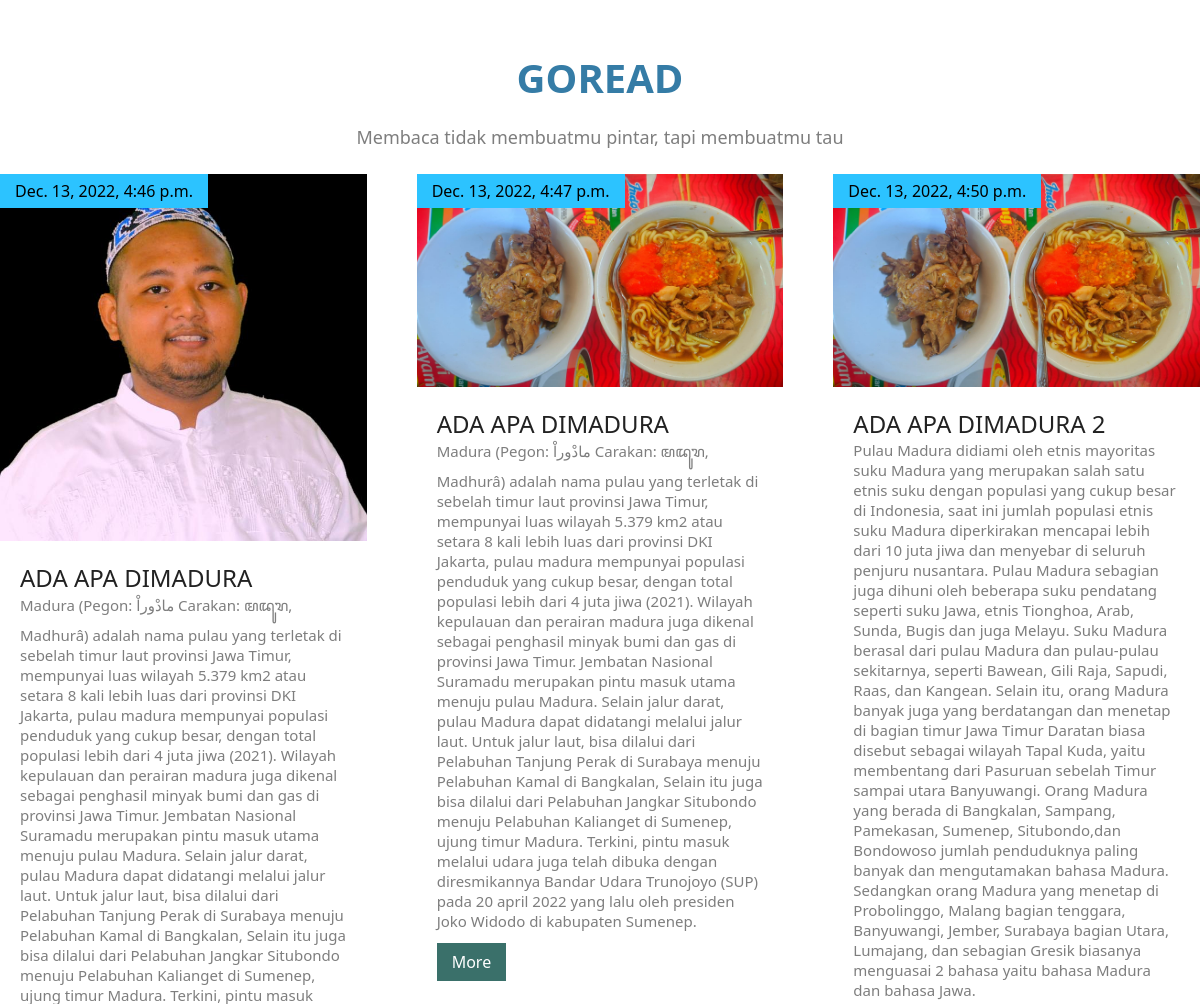
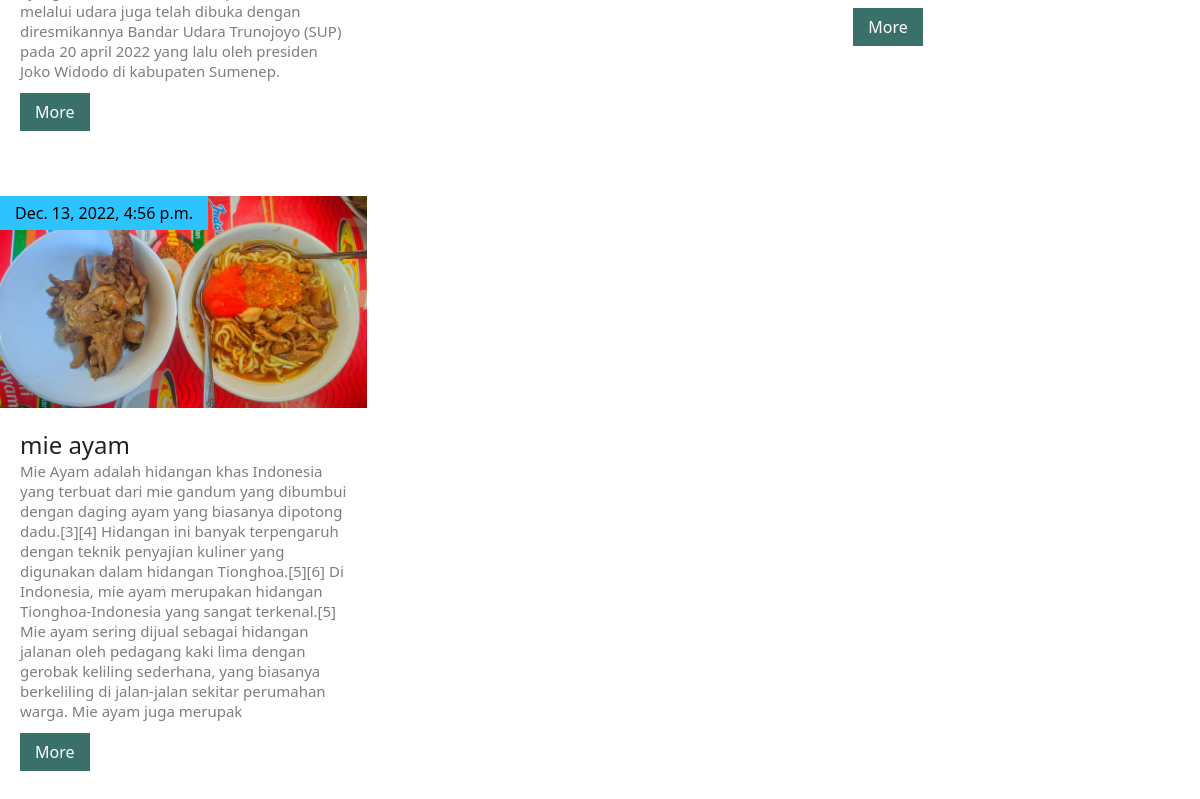
The page / on the database its author committed (2 pictures, top to bottom).
### upload/models.py (models this page shows, shortened)
class Upload(models.Model):
    judul = models.CharField(max_length=200)
    konten = models.TextField()
    image = models.ImageField(null=True, blank=True, upload_to='images')
    date = models.DateTimeField()

### upload/views.py (the view)
# urls.py: path('',index, name='index'),
def index(request):
    posting = Upload.objects.all()
    return render(request, 'upload/index.html', {'posting':posting} )

### templates/upload/index.html
{% extends 'base.html' %}
{% block content %}
<div class="cards">
  {% for posting in posting %}
    <div class="card">
      <div class="image-section">
        <img src="{{ posting.image.url }}" alt="my image">
      </div>
      <div class="contect">
        <h4>{{ posting.judul }}</h4>
        <p>{{ posting.konten }}</p>
        <a href="">More</a>
      </div>
      <div class="posted-date">
        <p>{{ posting.date }}</p>
      </div>
    </div>
  {% endfor %}
</div>
{% endblock %}

### templates/base.html (shortened to what this page needs)
{% load static %}
<!DOCTYPE html>
<html lang="en">
<head>
  <link rel="stylesheet" href="{% static 'css/style.css' %}">
</head>
<body>
  <div class="container">
    <div class="blog-section">
      <div class="title">
        <h2>GoRead</h2>
        <p>Membaca tidak membuatmu pintar, tapi membuatmu tau</p>
      </div>
    </div>
  </div>
{% block content %}
{% endblock %}
</body>
</html>

### static/css/style.css (style rules this page uses)
* { margin: 0px; padding: 0px; box-sizing: border-box; font-family: system-ui, -apple-system, BlinkMacSystemFont, 'Segoe UI', Roboto, Oxygen, Ubuntu, Cantarell, 'Open Sans', 'Helvetica Neue', sans-serif; }
.container { width: 100%; }
.blog-section { width: 85%; margin: 20px auto; }
.blog-section .title { width: 60%; text-align: center; margin: auto; }
.blog-section .title h2 { font-size: 40px; color: #357ca6; text-transform: uppercase; margin-top: 50px; }
.blog-section .title p { font-size: 18px; color: #7e7e7e; margin-top: 20px; }
.cards { display: grid; grid-template-columns: repeat(3,1fr); grid-gap: 50px; margin: 25px auto; }
.cards .card { width: 100%; position: relative; }
.image-section img { width: 100%; height: auto; }
.contect { padding: 15px 20px; }
.contect h4 { font-size: 24px; color: #222; font-weight: 500; }
.contect p { color: #7e7e7e; font-size: 15px; }
.contect a { text-decoration: none; color: #fff; margin-top: 12px; display: inline-block; background-color: #3a706a; padding: 8px 15px; }
.card .posted-date { position: absolute; top: 0; left: 0; display: inline-block; background-color: rgb(44, 195, 255); padding: 6px 15px; }

### rows shown on the page
Upload: image (picture), judul "ADA APA DIMADURA", konten "Madura (Pegon: مادْوراْ Carakan: ꦩꦢꦸꦫ, Madhurâ) adalah nama pulau yang terletak di sebelah timur laut provinsi Jawa Timur, mempunyai luas wilayah 5.379 km2 atau setara 8 kali lebih luas dari provinsi DKI Jakarta, pulau madura mempunyai populasi penduduk yang cukup besar, dengan total populasi lebih dari 4 juta jiwa (2021). Wilayah kepulauan dan perairan madura juga dikenal sebagai penghasil minyak bumi dan gas di provinsi Jawa Timur. Jembatan Nasional Suramadu merupakan pintu masuk utama menuju pulau Madura. Selain jalur darat, pulau Madura dapat didatangi melalui jalur laut. Untuk jalur laut, bisa dilalui dari Pelabuhan Tanjung Perak di Surabaya menuju Pelabuhan Kamal di Bangkalan, Selain…", date "Dec. 13, 2022, 4:46 p.m."
Upload: image (picture), judul "ADA APA DIMADURA", konten "Madura (Pegon: مادْوراْ Carakan: ꦩꦢꦸꦫ, Madhurâ) adalah nama pulau yang terletak di sebelah timur laut provinsi Jawa Timur, mempunyai luas wilayah 5.379 km2 atau setara 8 kali lebih luas dari provinsi DKI Jakarta, pulau madura mempunyai populasi penduduk yang cukup besar, dengan total populasi lebih dari 4 juta jiwa (2021). Wilayah kepulauan dan perairan madura juga dikenal sebagai penghasil minyak bumi dan gas di provinsi Jawa Timur. Jembatan Nasional Suramadu merupakan pintu masuk utama menuju pulau Madura. Selain jalur darat, pulau Madura dapat didatangi melalui jalur laut. Untuk jalur laut, bisa dilalui dari Pelabuhan Tanjung Perak di Surabaya menuju Pelabuhan Kamal di Bangkalan, Selain…", date "Dec. 13, 2022, 4:47 p.m."
Upload: image (picture), judul "ADA APA DIMADURA 2", konten "Pulau Madura didiami oleh etnis mayoritas suku Madura yang merupakan salah satu etnis suku dengan populasi yang cukup besar di Indonesia, saat ini jumlah populasi etnis suku Madura diperkirakan mencapai lebih dari 10 juta jiwa dan menyebar di seluruh penjuru nusantara. Pulau Madura sebagian juga dihuni oleh beberapa suku pendatang seperti suku Jawa, etnis Tionghoa, Arab, Sunda, Bugis dan juga Melayu. Suku Madura berasal dari pulau Madura dan pulau-pulau sekitarnya, seperti Bawean, Gili Raja, Sapudi, Raas, dan Kangean. Selain itu, orang Madura banyak juga yang berdatangan dan menetap di bagian timur Jawa Timur Daratan biasa disebut sebagai wilayah Tapal Kuda, yaitu membentang dari Pasuruan…", date "Dec. 13, 2022, 4:50 p.m."
Upload: image (picture), judul "mie ayam", konten "Mie Ayam adalah hidangan khas Indonesia yang terbuat dari mie gandum yang dibumbui dengan daging ayam yang biasanya dipotong dadu.[3][4] Hidangan ini banyak terpengaruh dengan teknik penyajian kuliner yang digunakan dalam hidangan Tionghoa.[5][6] Di Indonesia, mie ayam merupakan hidangan Tionghoa-Indonesia yang sangat terkenal.[5] Mie ayam sering dijual sebagai hidangan jalanan oleh pedagang kaki lima dengan gerobak keliling sederhana, yang biasanya berkeliling di jalan-jalan sekitar perumahan warga. Mie ayam juga merupak", date "Dec. 13, 2022, 4:56 p.m."
